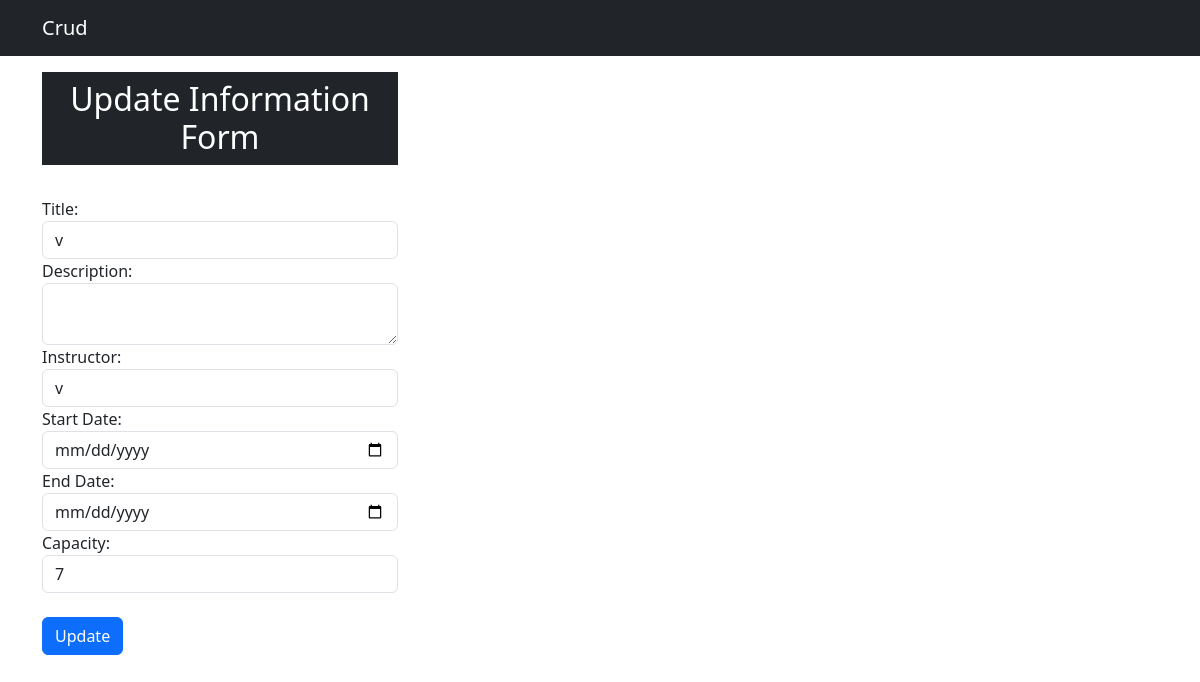
Before: /update/16 with the older database file.
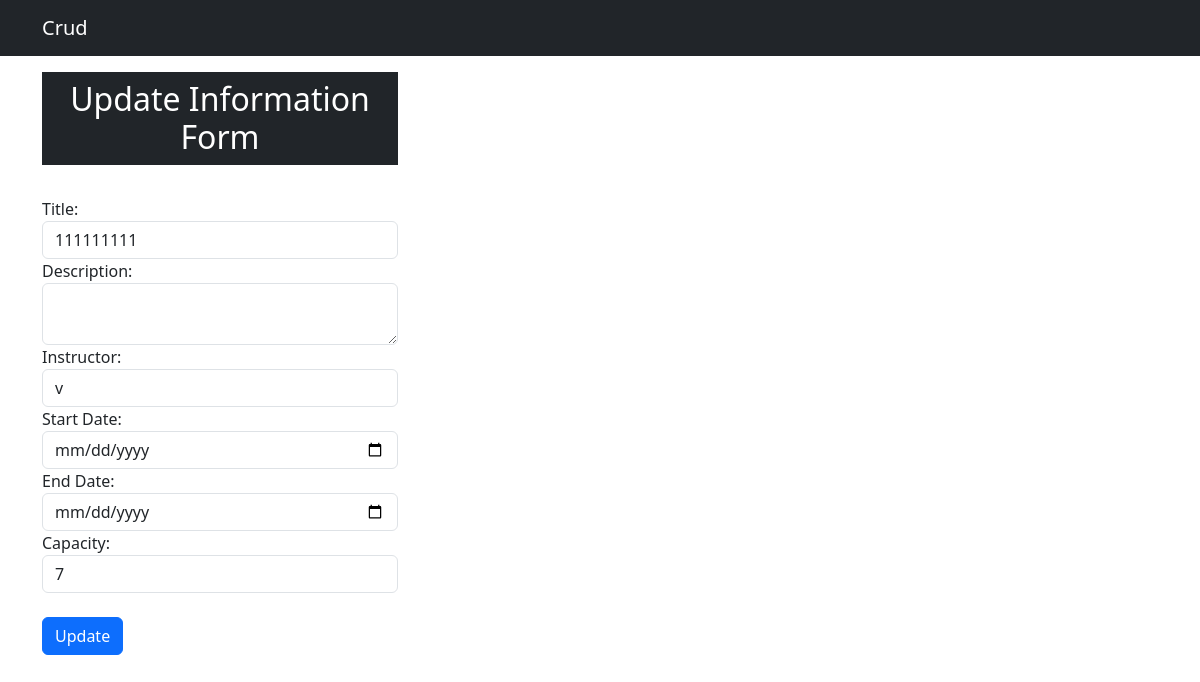
After: the same page with the newer database file.
### myapp/models.py (models this page shows, shortened)
class Course(models.Model):
    title = models.CharField(max_length=255)
    description = models.TextField()
    instructor = models.CharField(max_length=255)
    start_date = models.DateField()  # Date field for the course start date
    end_date = models.DateField()  # Date field for the course end date
    capacity = models.PositiveIntegerField()

### myapp/views.py (the view, shortened to what this page needs)
# urls.py: path('update/<id>',views.updatedata,name="updatedata"),
def updatedata(request,id):
     d=Course.objects.get(id=id)
     context={"d":d}
     return render(request,'main/update.html',context)

### myapp/templates/main/update.html (shortened to what this page needs)
<!DOCTYPE html>
<html lang="en">
  <head>
    <link
      href="https://cdn.jsdelivr.net/npm/bootstrap@5.3.2/dist/css/bootstrap.min.css"
      rel="stylesheet"
    />
  </head>
  <body>
    <nav class="navbar navbar-expand-lg navbar-dark bg-dark">
      <div class="container-md">
        <a class="navbar-brand" href="#">Crud</a>
      </div>
    </nav>
    <div class="container mt-3">
      <div class="row">
        <div class="col-md-4">
          <h2 class="text-white bg-dark text-center p-2">
            Update Information Form
          </h2>
          <br>
          <form action="/update/{{d.id}}" method="post">
            <div class="form-group">
              <div class="form-group">
                <label for="title">Title:</label>
                <input
                  type="text"
                  class="form-control"
                  id="title"
                  name="title"
                  value={{d.title}}
                  required
                />
              </div>
              <div class="form-group">
                <label for="description">Description:</label>
                <textarea
                  class="form-control"
                  id="description"
                  name="description"
                  value={{d.description}}
                  required
                ></textarea>
              </div>
              <div class="form-group">
                <label for="instructor">Instructor:</label>
                <input
                  type="text"
                  class="form-control"
                  id="instructor"
                  name="instructor"
                  value={{d.instructor}}
                  required
                />
              </div>
              <div class="form-group">
                <label for="start_date">Start Date:</label>
                <input
                  type="date"
                  class="form-control"
                  id="start_date"
                  name="start_date"
                  value={{d.start_date}}
                  required
                />
              </div>
              <div class="form-group">
                <label for="end_date">End Date:</label>
                <input
                  type="date"
                  class="form-control"
                  id="end_date"
                  name="end_date"
                  value={{d.end_date}}
                  required
                />
              </div>
              <div class="form-group">
                <label for="capacity">Capacity:</label>
                <input
                  type="number"
                  class="form-control"
                  id="capacity"
                  name="capacity"
                  value={{d.capacity}}
                  required
                />
              </div>
              <br />
              <button type="submit" class="btn btn-primary">Update</button>
            </div>
          </form>
        </div>
      </div>
    </div>
  </body>
</html>

Changed rows visible on the page:
changed Course: title "v" → "111111111"
